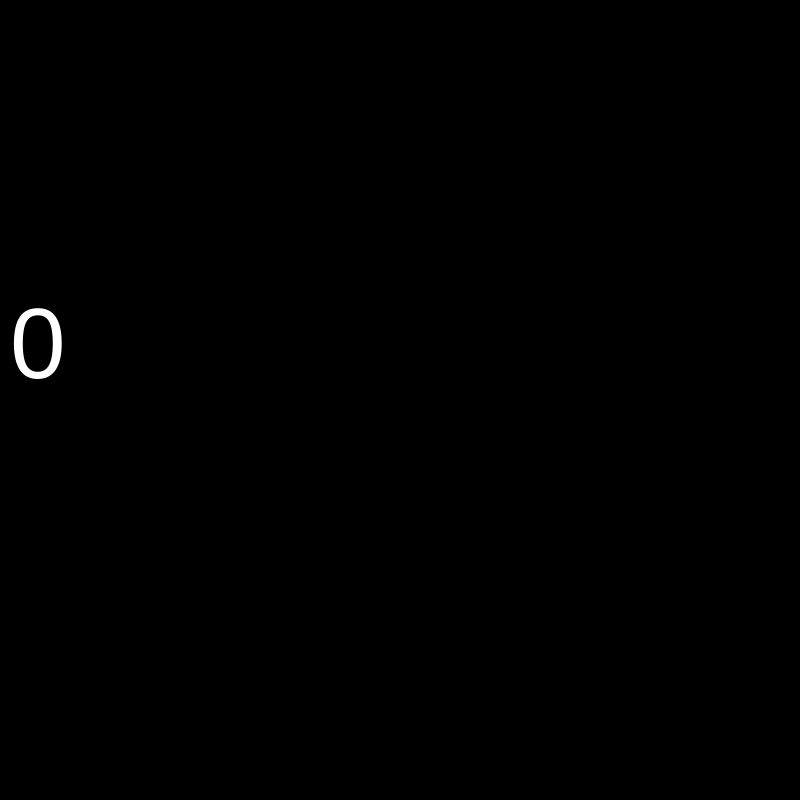
Frame 1 (no input)
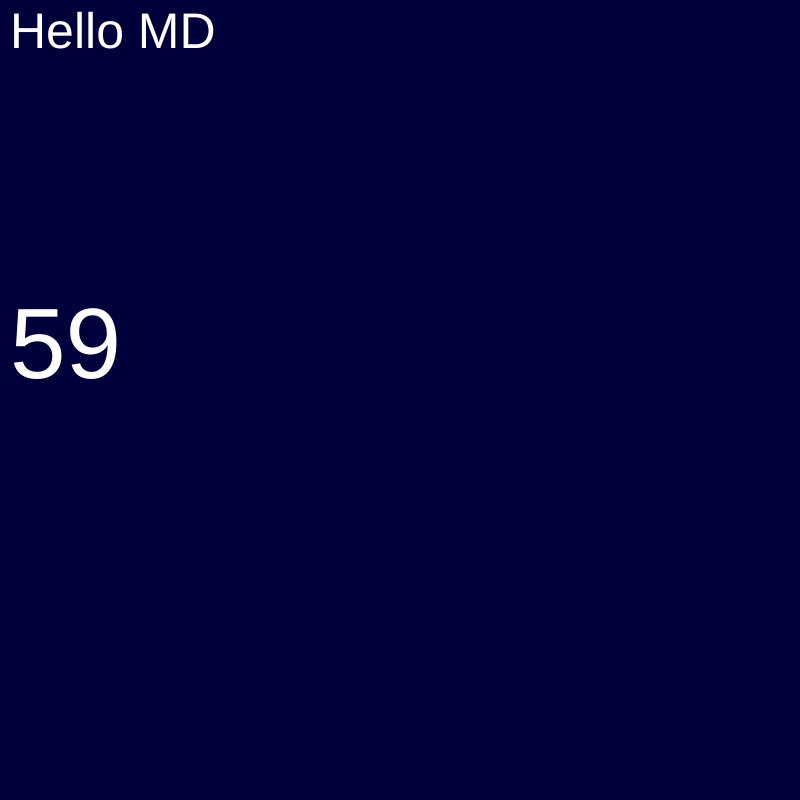
Frame 60 (no input)
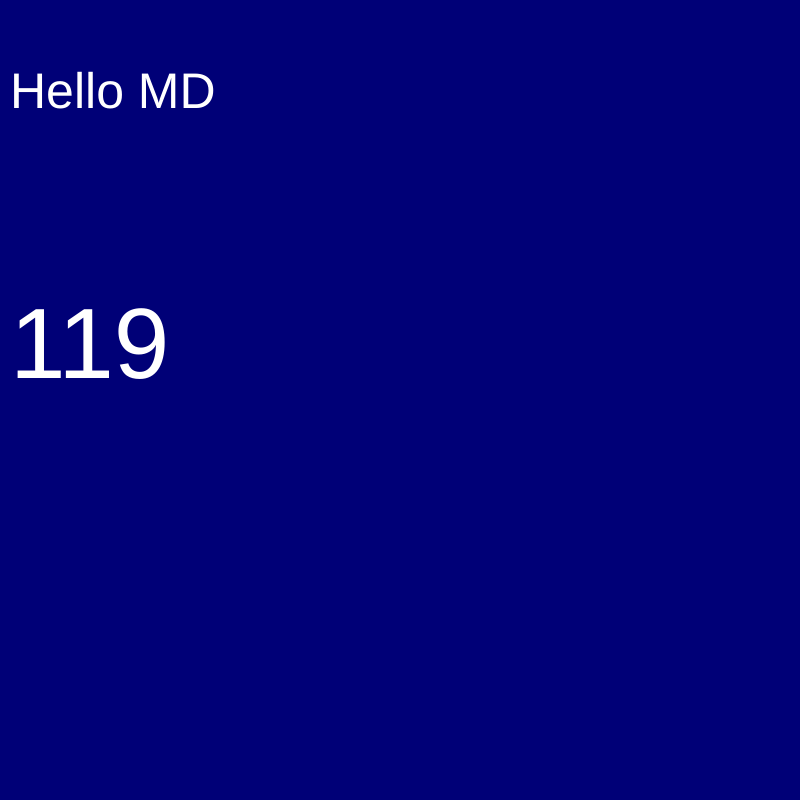
Frame 120 (the mouse pressed at the canvas centre since frame 60)

The p5.js sketch that drew these frames (run headless with seeded random() and noise() and a simulated clock; from frame 60 on, the mouse is pressed at the canvas centre):

// p5.js sketch
// ── sketch.js
let move = 0;
let direction = 1;


function setup() {
  createCanvas(800, 800);
}

function draw() {
  // if (move > 800) {
  //   direction = -1;
  // } else if (move < 0) {
  //   direction = 1; 
  // }

  if (move > 800 || move < 0) {
    direction = direction * -1; 
  }  
 

  background(0,0,move);
  textSize(100);
  fill(255);
  textAlign(LEFT, BOTTOM);
  text(move,10,400);
  textSize(50);
  text('Hello MD',10,move);





  move = move + direction;

  
}
